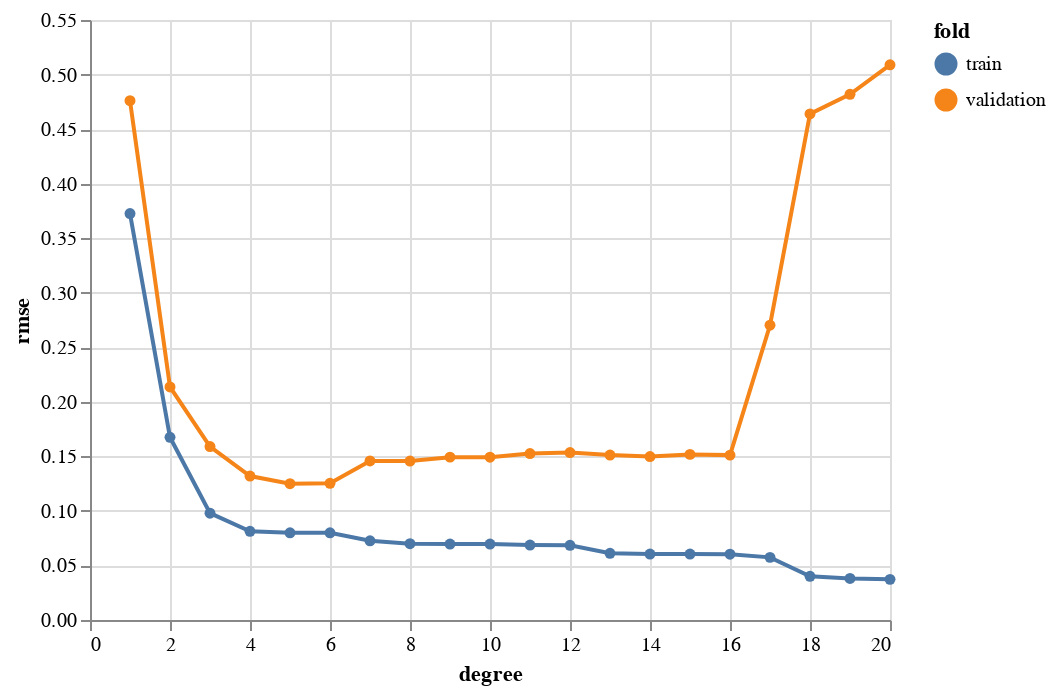

Notebook source saved alongside this figure:
### Code cell
# Plot RMSE against model flexibility.
f_plot_rmse_train_test_set(df_results3)
